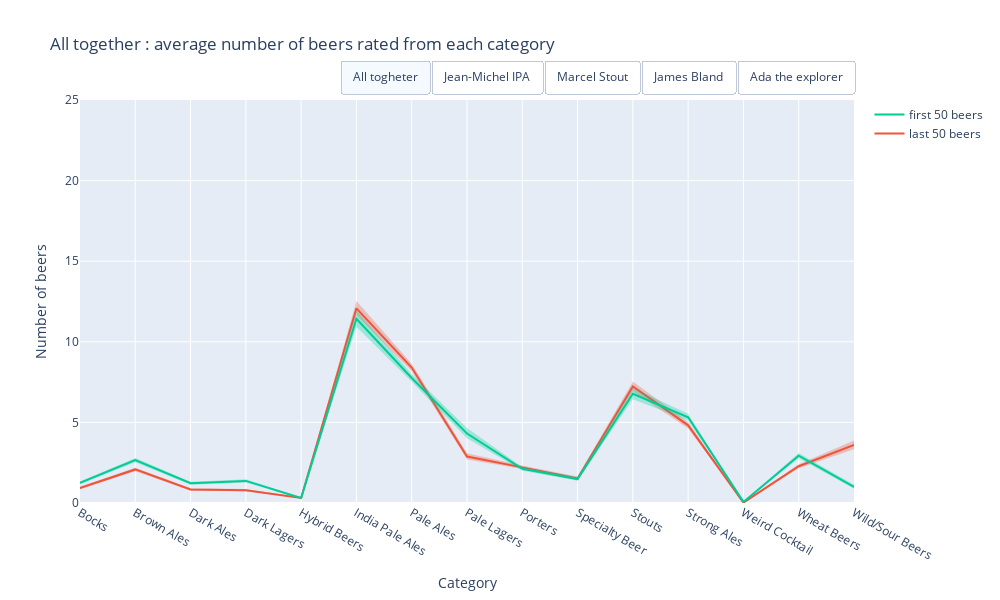

The cell this chart's notebook holds for it:
### Code cell
#le vrai - redoo avec CI
mean_user = df_pivot.copy()
# plotly setup 
fig = go.Figure()

# Add one ore more traces
x = mean_user.index

for i in mapping.keys():
    viz = False
    if i == "All":
        viz = True
    
    #last
    #mean
    fig.add_trace(go.Scatter(x=x, y=mean_user.iloc[:, 25 + mapping[i]].values,
                             name='last 50 beers', mode='lines', line_color='rgb(239,85,59)', 
                             visible=viz, showlegend=True))
    #CI low
    fig.add_trace(go.Scatter(x=x, y=mean_user.iloc[:, 15 + mapping[i]].values,
                             name='first, CI Low', fill=None, mode='lines', line_width = 0.00,
                             fillcolor='rgba(239,85,59,0.3)', visible=viz, showlegend=False))
    #CI high
    fig.add_trace(go.Scatter(x=x, y=mean_user.iloc[:, 20 + mapping[i]].values,
                             name='first, CI high', fill='tonexty', mode='lines', line_width = 0.00,
                             fillcolor='rgba(239,85,59,0.3)', visible=viz, showlegend=False))

    #first
    #mean
    fig.add_trace(go.Scatter(x=x, y=mean_user.iloc[:, 10 + mapping[i]].values,
                             name='first 50 beers', mode='lines', line_color = "rgb(0,204,150)",
                             visible=viz, showlegend=True))
    #CI low
    fig.add_trace(go.Scatter(x=x, y=mean_user.iloc[:, 0 + mapping[i]].values,
                             name='first, CI Low', fill=None, mode='lines', line_width = 0.00,
                             fillcolor='rgba(0,204,150,0.3)', visible=viz, showlegend=False))
    #CI high
    fig.add_trace(go.Scatter(x=x, y=mean_user.iloc[:, 5 + mapping[i]].values,
                             name='first, CI High', fill='tonexty', mode='lines', line_width = 0.00,
                             fillcolor='rgba(0,204,150,0.3)', visible=viz, showlegend=False))

#build 5 mask coresponding to each button
list_0 = [True]*6 + [False]*24
list_1 = [False]*6 + [True]*6 + [False]*18
list_2 = [False]*12 + [True]*6 + [False]*12
list_3 = [False]*18 + [True]*6 + [False]*6
list_4 = [False]*24 + [True]*6

fig.update_layout(
    yaxis_range=[0,25],
    width=1000,
    height=600,
    updatemenus=[
        dict(
            type="buttons",
            direction="right",
            active=0,
            x=1,
            y=1.1,
            buttons=list([
                dict(label="All togheter",
                     method="update",
                     args=[{"visible": list_0},
                           {'title':'All together : average number of beers rated from each category'}]),
                dict(label="Jean-Michel IPA",
                     method="update",
                     args=[{"visible": list_1},
                           {'title' : 'Team "Jean-Michel IPA" : average number of beers rated from each category'}]),
                dict(label="Marcel Stout",
                     method="update",
                     args=[{"visible": list_2},
                           {'title' : 'Team "Marcel Stout" : average number of beers rated from each category'}]),
                dict(label="James Bland",
                     method="update",
                     args=[{"visible": list_3},
                           {'title' : 'Team "James Bland" : average number of beers rated from each category'}]),
                dict(label="Ada the explorer",
                     method="update",
                     args=[{"visible": list_4},
                           {'title' : 'Team "Ada the explorer" : average number of beers rated from each category'}])

            ]),
        )
    ])

# Set title
fig.update_xaxes(title_text="Category")
fig.update_yaxes(title_text="Number of beers")

fig.update_layout({'title' : 'All together : average number of beers rated from each category'})

fig.show()
fig.write_html("all_first_vs_last.html")

### Figure 1 — Plotly figure (JSON) as saved in the notebook; plotly's stock layout.template omitted (floating-point values rounded to 4 significant figures)
{"data": [{"line": {"color": "rgb(239,85,59)"}, "mode": "lines", "name": "last 50 beers", "showlegend": true, "type": "scatter", "visible": true, "x": ["Bocks", "Brown Ales", "Dark Ales", "Dark Lagers", "Hybrid Beers", "India Pale Ales", "Pale Ales", "Pale Lagers", "Porters", "Specialty Beer", "Stouts", "Strong Ales", "Weird Cocktail", "Wheat Beers", "Wild/Sour Beers"], "y": [0.933, 2.082, 0.8371, 0.7907, 0.3124, 12.08, 8.402, 2.882, 2.21, 1.526, 7.224, 4.819, 0.02165, 2.282, 3.601]}, {"fillcolor": "rgba(239,85,59,0.3)", "line": {"width": 0}, "mode": "lines", "name": "first, CI Low", "showlegend": false, "type": "scatter", "visible": true, "x": ["Bocks", "Brown Ales", "Dark Ales", "Dark Lagers", "Hybrid Beers", "India Pale Ales", "Pale Ales", "Pale Lagers", "Porters", "Specialty Beer", "Stouts", "Strong Ales", "Weird Cocktail", "Wheat Beers", "Wild/Sour Beers"], "y": [0.8544, 1.973, 0.7649, 0.7227, 0.2773, 11.64, 8.166, 2.703, 2.104, 1.418, 6.926, 4.618, 0.01325, 2.158, 3.341]}, {"fill": "tonexty", "fillcolor": "rgba(239,85,59,0.3)", "line": {"width": 0}, "mode": "lines", "name": "first, CI high", "showlegend": false, "type": "scatter", "visible": true, "x": ["Bocks", "Brown Ales", "Dark Ales", "Dark Lagers", "Hybrid Beers", "India Pale Ales", "Pale Ales", "Pale Lagers", "Porters", "Specialty Beer", "Stouts", "Strong Ales", "Weird Cocktail", "Wheat Beers", "Wild/Sour Beers"], "y": [1.021, 2.192, 0.9144, 0.8608, 0.3485, 12.53, 8.642, 3.079, 2.319, 1.644, 7.532, 5.028, 0.03196, 2.41, 3.88]}, {"line": {"color": "rgb(0,204,150)"}, "mode": "lines", "name": "first 50 beers", "showlegend": true, "type": "scatter", "visible": true, "x": ["Bocks", "Brown Ales", "Dark Ales", "Dark Lagers", "Hybrid Beers", "India Pale Ales", "Pale Ales", "Pale Lagers", "Porters", "Specialty Beer", "Stouts", "Strong Ales", "Weird Cocktail", "Wheat Beers", "Wild/Sour Beers"], "y": [1.247, 2.662, 1.225, 1.371, 0.3072, 11.43, 7.753, 4.309, 2.119, 1.487, 6.773, 5.315, 0.06701, 2.936, 1.001]}, {"fillcolor": "rgba(0,204,150,0.3)", "line": {"width": 0}, "mode": "lines", "name": "first, CI Low", "showlegend": false, "type": "scatter", "visible": true, "x": ["Bocks", "Brown Ales", "Dark Ales", "Dark Lagers", "Hybrid Beers", "India Pale Ales", "Pale Ales", "Pale Lagers", "Porters", "Specialty Beer", "Stouts", "Strong Ales", "Weird Cocktail", "Wheat Beers", "Wild/Sour Beers"], "y": [1.161, 2.534, 1.136, 1.275, 0.2711, 10.93, 7.525, 4.013, 2.005, 1.378, 6.44, 5.111, 0.05155, 2.774, 0.8804]}, {"fill": "tonexty", "fillcolor": "rgba(0,204,150,0.3)", "line": {"width": 0}, "mode": "lines", "name": "first, CI High", "showlegend": false, "type": "scatter", "visible": true, "x": ["Bocks", "Brown Ales", "Dark Ales", "Dark Lagers", "Hybrid Beers", "India Pale Ales", "Pale Ales", "Pale Lagers", "Porters", "Specialty Beer", "Stouts", "Strong Ales", "Weird Cocktail", "Wheat Beers", "Wild/Sour Beers"], "y": [1.34, 2.787, 1.314, 1.479, 0.3433, 11.96, 7.996, 4.652, 2.239, 1.608, 7.13, 5.534, 0.08454, 3.109, 1.139]}, {"line": {"color": "rgb(239,85,59)"}, "mode": "lines", "name": "last 50 beers", "showlegend": true, "type": "scatter", "visible": false, "x": ["Bocks", "Brown Ales", "Dark Ales", "Dark Lagers", "Hybrid Beers", "India Pale Ales", "Pale Ales", "Pale Lagers", "Porters", "Specialty Beer", "Stouts", "Strong Ales", "Weird Cocktail", "Wheat Beers", "Wild/Sour Beers"], "y": [0.5314, 1.264, 0.4519, 0.4895, 0.2469, 16.16, 8.142, 2.201, 1.962, 1.201, 7.607, 3.703, 0.008368, 1.824, 4.205]}, {"fillcolor": "rgba(239,85,59,0.3)", "line": {"width": 0}, "mode": "lines", "name": "first, CI Low", "showlegend": false, "type": "scatter", "visible": false, "x": ["Bocks", "Brown Ales", "Dark Ales", "Dark Lagers", "Hybrid Beers", "India Pale Ales", "Pale Ales", "Pale Lagers", "Porters", "Specialty Beer", "Stouts", "Strong Ales", "Weird Cocktail", "Wheat Beers", "Wild/Sour Beers"], "y": [0.4184, 1.1, 0.352, 0.3933, 0.1841, 15.24, 7.669, 1.912, 1.757, 1.038, 6.962, 3.368, 0, 1.619, 3.72]}, {"fill": "tonexty", "fillcolor": "rgba(239,85,59,0.3)", "line": {"width": 0}, "mode": "lines", "name": "first, CI high", "showlegend": false, "type": "scatter", "visible": false, "x": ["Bocks", "Brown Ales", "Dark Ales", "Dark Lagers", "Hybrid Beers", "India Pale Ales", "Pale Ales", "Pale Lagers", "Porters", "Specialty Beer", "Stouts", "Strong Ales", "Weird Cocktail", "Wheat Beers", "Wild/Sour Beers"], "y": [0.6653, 1.431, 0.5649, 0.59, 0.3096, 17.11, 8.628, 2.54, 2.179, 1.393, 8.335, 4.063, 0.02092, 2.063, 4.774]}, {"line": {"color": "rgb(0,204,150)"}, "mode": "lines", "name": "first 50 beers", "showlegend": true, "type": "scatter", "visible": false, "x": ["Bocks", "Brown Ales", "Dark Ales", "Dark Lagers", "Hybrid Beers", "India Pale Ales", "Pale Ales", "Pale Lagers", "Porters", "Specialty Beer", "Stouts", "Strong Ales", "Weird Cocktail", "Wheat Beers", "Wild/Sour Beers"], "y": [0.5983, 1.732, 0.6151, 0.5481, 0.2343, 22.83, 7.469, 2.013, 1.351, 1.222, 4.556, 4.075, 0.01255, 1.879, 0.8619]}, {"fillcolor": "rgba(0,204,150,0.3)", "line": {"width": 0}, "mode": "lines", "name": "first, CI Low", "showlegend": false, "type": "scatter", "visible": false, "x": ["Bocks", "Brown Ales", "Dark Ales", "Dark Lagers", "Hybrid Beers", "India Pale Ales", "Pale Ales", "Pale Lagers", "Porters", "Specialty Beer", "Stouts", "Strong Ales", "Weird Cocktail", "Wheat Beers", "Wild/Sour Beers"], "y": [0.4937, 1.548, 0.5105, 0.4435, 0.1715, 22.18, 7.046, 1.759, 1.192, 1.046, 4.146, 3.757, 0, 1.669, 0.682]}, {"fill": "tonexty", "fillcolor": "rgba(0,204,150,0.3)", "line": {"width": 0}, "mode": "lines", "name": "first, CI High", "showlegend": false, "type": "scatter", "visible": false, "x": ["Bocks", "Brown Ales", "Dark Ales", "Dark Lagers", "Hybrid Beers", "India Pale Ales", "Pale Ales", "Pale Lagers", "Porters", "Specialty Beer", "Stouts", "Strong Ales", "Weird Cocktail", "Wheat Beers", "Wild/Sour Beers"], "y": [0.7155, 1.929, 0.7406, 0.6736, 0.3054, 23.55, 7.921, 2.293, 1.515, 1.435, 4.987, 4.406, 0.02929, 2.113, 1.155]}, {"line": {"color": "rgb(239,85,59)"}, "mode": "lines", "name": "last 50 beers", "showlegend": true, "type": "scatter", "visible": false, "x": ["Bocks", "Brown Ales", "Dark Ales", "Dark Lagers", "Hybrid Beers", "India Pale Ales", "Pale Ales", "Pale Lagers", "Porters", "Specialty Beer", "Stouts", "Strong Ales", "Weird Cocktail", "Wheat Beers", "Wild/Sour Beers"], "y": [0.551, 1.878, 0.602, 0.5459, 0.2449, 11.47, 7.041, 1.638, 2.577, 1.485, 10.19, 5.092, 0.005102, 1.878, 4.801]}, {"fillcolor": "rgba(239,85,59,0.3)", "line": {"width": 0}, "mode": "lines", "name": "first, CI Low", "showlegend": false, "type": "scatter", "visible": false, "x": ["Bocks", "Brown Ales", "Dark Ales", "Dark Lagers", "Hybrid Beers", "India Pale Ales", "Pale Ales", "Pale Lagers", "Porters", "Specialty Beer", "Stouts", "Strong Ales", "Weird Cocktail", "Wheat Beers", "Wild/Sour Beers"], "y": [0.4388, 1.648, 0.4847, 0.4235, 0.1786, 10.67, 6.592, 1.367, 2.327, 1.26, 9.474, 4.607, 0, 1.643, 4.184]}, {"fill": "tonexty", "fillcolor": "rgba(239,85,59,0.3)", "line": {"width": 0}, "mode": "lines", "name": "first, CI high", "showlegend": false, "type": "scatter", "visible": false, "x": ["Bocks", "Brown Ales", "Dark Ales", "Dark Lagers", "Hybrid Beers", "India Pale Ales", "Pale Ales", "Pale Lagers", "Porters", "Specialty Beer", "Stouts", "Strong Ales", "Weird Cocktail", "Wheat Beers", "Wild/Sour Beers"], "y": [0.6786, 2.128, 0.7398, 0.6874, 0.3163, 12.35, 7.515, 1.969, 2.842, 1.75, 10.97, 5.592, 0.01531, 2.112, 5.495]}, {"line": {"color": "rgb(0,204,150)"}, "mode": "lines", "name": "first 50 beers", "showlegend": true, "type": "scatter", "visible": false, "x": ["Bocks", "Brown Ales", "Dark Ales", "Dark Lagers", "Hybrid Beers", "India Pale Ales", "Pale Ales", "Pale Lagers", "Porters", "Specialty Beer", "Stouts", "Strong Ales", "Weird Cocktail", "Wheat Beers", "Wild/Sour Beers"], "y": [0.8163, 2.505, 0.9592, 0.6327, 0.2806, 9.872, 4.75, 1.296, 3.097, 1.342, 15.15, 6.168, 0.07653, 1.551, 1.505]}, {"fillcolor": "rgba(0,204,150,0.3)", "line": {"width": 0}, "mode": "lines", "name": "first, CI Low", "showlegend": false, "type": "scatter", "visible": false, "x": ["Bocks", "Brown Ales", "Dark Ales", "Dark Lagers", "Hybrid Beers", "India Pale Ales", "Pale Ales", "Pale Lagers", "Porters", "Specialty Beer", "Stouts", "Strong Ales", "Weird Cocktail", "Wheat Beers", "Wild/Sour Beers"], "y": [0.6735, 2.224, 0.7959, 0.5, 0.2092, 9.107, 4.397, 1.107, 2.791, 1.138, 14.5, 5.679, 0.04082, 1.332, 1.165]}, {"fill": "tonexty", "fillcolor": "rgba(0,204,150,0.3)", "line": {"width": 0}, "mode": "lines", "name": "first, CI High", "showlegend": false, "type": "scatter", "visible": false, "x": ["Bocks", "Brown Ales", "Dark Ales", "Dark Lagers", "Hybrid Beers", "India Pale Ales", "Pale Ales", "Pale Lagers", "Porters", "Specialty Beer", "Stouts", "Strong Ales", "Weird Cocktail", "Wheat Beers", "Wild/Sour Beers"], "y": [0.9745, 2.796, 1.143, 0.7857, 0.3571, 10.65, 5.107, 1.5, 3.428, 1.592, 15.91, 6.745, 0.1224, 1.842, 1.918]}, {"line": {"color": "rgb(239,85,59)"}, "mode": "lines", "name": "last 50 beers", "showlegend": true, "type": "scatter", "visible": false, "x": ["Bocks", "Brown Ales", "Dark Ales", "Dark Lagers", "Hybrid Beers", "India Pale Ales", "Pale Ales", "Pale Lagers", "Porters", "Specialty Beer", "Stouts", "Strong Ales", "Weird Cocktail", "Wheat Beers", "Wild/Sour Beers"], "y": [1.631, 2.617, 1.22, 1.27, 0.2979, 10.15, 9.511, 4.652, 2.163, 1.688, 5.298, 4.681, 0.02837, 2.894, 1.901]}, {"fillcolor": "rgba(239,85,59,0.3)", "line": {"width": 0}, "mode": "lines", "name": "first, CI Low", "showlegend": false, "type": "scatter", "visible": false, "x": ["Bocks", "Brown Ales", "Dark Ales", "Dark Lagers", "Hybrid Beers", "India Pale Ales", "Pale Ales", "Pale Lagers", "Porters", "Specialty Beer", "Stouts", "Strong Ales", "Weird Cocktail", "Wheat Beers", "Wild/Sour Beers"], "y": [1.339, 2.34, 1, 1.064, 0.2128, 9.092, 8.95, 4.071, 1.879, 1.383, 4.745, 4.17, 0.007092, 2.525, 1.489]}, {"fill": "tonexty", "fillcolor": "rgba(239,85,59,0.3)", "line": {"width": 0}, "mode": "lines", "name": "first, CI high", "showlegend": false, "type": "scatter", "visible": false, "x": ["Bocks", "Brown Ales", "Dark Ales", "Dark Lagers", "Hybrid Beers", "India Pale Ales", "Pale Ales", "Pale Lagers", "Porters", "Specialty Beer", "Stouts", "Strong Ales", "Weird Cocktail", "Wheat Beers", "Wild/Sour Beers"], "y": [2, 2.929, 1.475, 1.504, 0.3972, 11.33, 10.16, 5.291, 2.468, 2.121, 5.979, 5.22, 0.05674, 3.291, 2.496]}, {"line": {"color": "rgb(0,204,150)"}, "mode": "lines", "name": "first 50 beers", "showlegend": true, "type": "scatter", "visible": false, "x": ["Bocks", "Brown Ales", "Dark Ales", "Dark Lagers", "Hybrid Beers", "India Pale Ales", "Pale Ales", "Pale Lagers", "Porters", "Specialty Beer", "Stouts", "Strong Ales", "Weird Cocktail", "Wheat Beers", "Wild/Sour Beers"], "y": [1.794, 2.723, 1.426, 3.348, 0.383, 3.298, 7.78, 13.62, 1.56, 1.418, 3.511, 3.95, 0.156, 4.745, 0.2837]}, {"fillcolor": "rgba(0,204,150,0.3)", "line": {"width": 0}, "mode": "lines", "name": "first, CI Low", "showlegend": false, "type": "scatter", "visible": false, "x": ["Bocks", "Brown Ales", "Dark Ales", "Dark Lagers", "Hybrid Beers", "India Pale Ales", "Pale Ales", "Pale Lagers", "Porters", "Specialty Beer", "Stouts", "Strong Ales", "Weird Cocktail", "Wheat Beers", "Wild/Sour Beers"], "y": [1.532, 2.397, 1.191, 3.035, 0.2766, 2.837, 7.206, 12.74, 1.312, 1.163, 3.085, 3.567, 0.09929, 4.284, 0.1915]}, {"fill": "tonexty", "fillcolor": "rgba(0,204,150,0.3)", "line": {"width": 0}, "mode": "lines", "name": "first, CI High", "showlegend": false, "type": "scatter", "visible": false, "x": ["Bocks", "Brown Ales", "Dark Ales", "Dark Lagers", "Hybrid Beers", "India Pale Ales", "Pale Ales", "Pale Lagers", "Porters", "Specialty Beer", "Stouts", "Strong Ales", "Weird Cocktail", "Wheat Beers", "Wild/Sour Beers"], "y": [2.078, 3.05, 1.681, 3.674, 0.4965, 3.801, 8.362, 14.6, 1.83, 1.716, 3.979, 4.362, 0.2199, 5.234, 0.3972]}, {"line": {"color": "rgb(239,85,59)"}, "mode": "lines", "name": "last 50 beers", "showlegend": true, "type": "scatter", "visible": false, "x": ["Bocks", "Brown Ales", "Dark Ales", "Dark Lagers", "Hybrid Beers", "India Pale Ales", "Pale Ales", "Pale Lagers", "Porters", "Specialty Beer", "Stouts", "Strong Ales", "Weird Cocktail", "Wheat Beers", "Wild/Sour Beers"], "y": [1.117, 2.49, 1.051, 0.9239, 0.3909, 10.59, 8.84, 3.282, 2.195, 1.685, 6.206, 5.409, 0.03553, 2.543, 3.246]}, {"fillcolor": "rgba(239,85,59,0.3)", "line": {"width": 0}, "mode": "lines", "name": "first, CI Low", "showlegend": false, "type": "scatter", "visible": false, "x": ["Bocks", "Brown Ales", "Dark Ales", "Dark Lagers", "Hybrid Beers", "India Pale Ales", "Pale Ales", "Pale Lagers", "Porters", "Specialty Beer", "Stouts", "Strong Ales", "Weird Cocktail", "Wheat Beers", "Wild/Sour Beers"], "y": [0.9971, 2.317, 0.9264, 0.8145, 0.3299, 10.01, 8.458, 2.997, 2.038, 1.515, 5.827, 5.096, 0.01777, 2.348, 2.878]}, {"fill": "tonexty", "fillcolor": "rgba(239,85,59,0.3)", "line": {"width": 0}, "mode": "lines", "name": "first, CI high", "showlegend": false, "type": "scatter", "visible": false, "x": ["Bocks", "Brown Ales", "Dark Ales", "Dark Lagers", "Hybrid Beers", "India Pale Ales", "Pale Ales", "Pale Lagers", "Porters", "Specialty Beer", "Stouts", "Strong Ales", "Weird Cocktail", "Wheat Beers", "Wild/Sour Beers"], "y": [1.249, 2.662, 1.188, 1.038, 0.4543, 11.2, 9.244, 3.602, 2.365, 1.878, 6.596, 5.736, 0.0533, 2.756, 3.67]}, {"line": {"color": "rgb(0,204,150)"}, "mode": "lines", "name": "first 50 beers", "showlegend": true, "type": "scatter", "visible": false, "x": ["Bocks", "Brown Ales", "Dark Ales", "Dark Lagers", "Hybrid Beers", "India Pale Ales", "Pale Ales", "Pale Lagers", "Porters", "Specialty Beer", "Stouts", "Strong Ales", "Weird Cocktail", "Wheat Beers", "Wild/Sour Beers"], "y": [1.66, 3.282, 1.655, 1.53, 0.3376, 8.193, 9.409, 3.868, 2.297, 1.744, 5.119, 6.132, 0.06345, 3.619, 1.091]}, {"fillcolor": "rgba(0,204,150,0.3)", "line": {"width": 0}, "mode": "lines", "name": "first, CI Low", "showlegend": false, "type": "scatter", "visible": false, "x": ["Bocks", "Brown Ales", "Dark Ales", "Dark Lagers", "Hybrid Beers", "India Pale Ales", "Pale Ales", "Pale Lagers", "Porters", "Specialty Beer", "Stouts", "Strong Ales", "Weird Cocktail", "Wheat Beers", "Wild/Sour Beers"], "y": [1.515, 3.086, 1.505, 1.393, 0.2817, 7.788, 9.066, 3.617, 2.122, 1.551, 4.865, 5.794, 0.04061, 3.371, 0.9061]}, {"fill": "tonexty", "fillcolor": "rgba(0,204,150,0.3)", "line": {"width": 0}, "mode": "lines", "name": "first, CI High", "showlegend": false, "type": "scatter", "visible": false, "x": ["Bocks", "Brown Ales", "Dark Ales", "Dark Lagers", "Hybrid Beers", "India Pale Ales", "Pale Ales", "Pale Lagers", "Porters", "Specialty Beer", "Stouts", "Strong Ales", "Weird Cocktail", "Wheat Beers", "Wild/Sour Beers"], "y": [1.816, 3.494, 1.812, 1.675, 0.3959, 8.602, 9.756, 4.127, 2.485, 1.972, 5.376, 6.482, 0.08883, 3.901, 1.338]}], "layout": {"height": 600, "title": {"text": "All together : average number of beers rated from each category"}, "updatemenus": [{"active": 0, "buttons": [{"args": [{"visible": [true, true, true, true, true, true, false, false, false, false, false, false, false, false, false, false, false, false, false, false, false, false, false, false, false, false, false, false, false, false]}, {"title": "All together : average number of beers rated from each category"}], "label": "All togheter", "method": "update"}, {"args": [{"visible": [false, false, false, false, false, false, true, true, true, true, true, true, false, false, false, false, false, false, false, false, false, false, false, false, false, false, false, false, false, false]}, {"title": "Team \"Jean-Michel IPA\" : average number of beers rated from each category"}], "label": "Jean-Michel IPA", "method": "update"}, {"args": [{"visible": [false, false, false, false, false, false, false, false, false, false, false, false, true, true, true, true, true, true, false, false, false, false, false, false, false, false, false, false, false, false]}, {"title": "Team \"Marcel Stout\" : average number of beers rated from each category"}], "label": "Marcel Stout", "method": "update"}, {"args": [{"visible": [false, false, false, false, false, false, false, false, false, false, false, false, false, false, false, false, false, false, true, true, true, true, true, true, false, false, false, false, false, false]}, {"title": "Team \"James Bland\" : average number of beers rated from each category"}], "label": "James Bland", "method": "update"}, {"args": [{"visible": [false, false, false, false, false, false, false, false, false, false, false, false, false, false, false, false, false, false, false, false, false, false, false, false, true, true, true, true, true, true]}, {"title": "Team \"Ada the explorer\" : average number of beers rated from each category"}], "label": "Ada the explorer", "method": "update"}], "direction": "right", "type": "buttons", "x": 1, "y": 1.1}], "width": 1000, "xaxis": {"title": {"text": "Category"}}, "yaxis": {"range": [0, 25], "title": {"text": "Number of beers"}}}}
